Frame 1 (no input): blank canvas, image omitted
Frame 60 (no input): blank canvas, image omitted
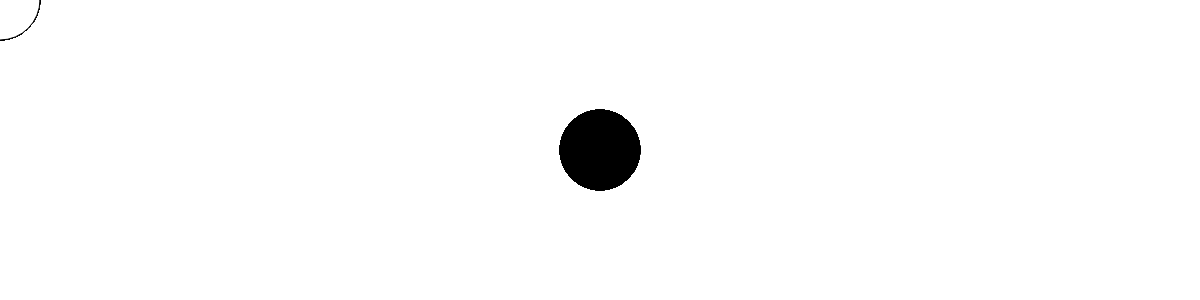
Frame 120 (the mouse pressed at the canvas centre since frame 60)

The p5.js sketch whose frames 1 and 60 were blank and that drew this single picture after the mouse press (run headless with seeded random() and noise() and a simulated clock; from frame 60 on, the mouse is pressed at the canvas centre):

// p5.js sketch
// ── sketch.js
function setup() {
  createCanvas(1200, 300);
  }
  function draw() {
  if (mouseIsPressed) {
  fill(0);
  } else {
  fill(255);
  }
  ellipse(mouseX, mouseY, 80, 80);
  }
